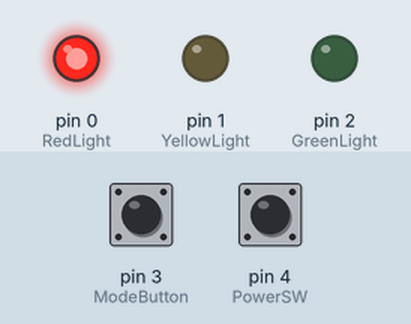
A sketch run on a simulated Arduino Uno, built with avr-gcc and run on an emulated ATmega328P. Parts: output pins drawn as LEDs (lit = HIGH). Dashed ring = blinking. The inputs (shaded band) are chosen by the test bench; at power-on: pin 3 (ModeButton) HIGH, pin 4 (PowerSW) HIGH. Random numbers use the default seed unless the sketch sets one.

Above: at 1.2 s.
1.3 s: pin 3 (ModeButton) pulled LOW for 0.15 s
At 1.73 s:
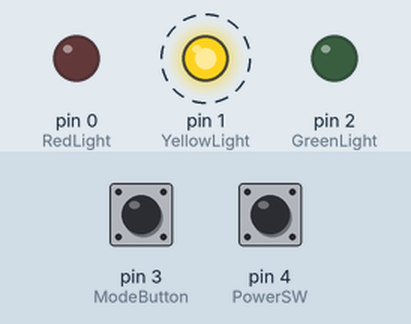
4.4 s: pin 4 (PowerSW) pulled LOW for 0.15 s
At 5.3 s:
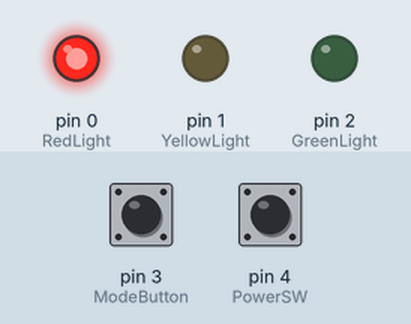
6.0 s: pin 4 (PowerSW) pulled LOW for 3.2 s
At 7.0 s:
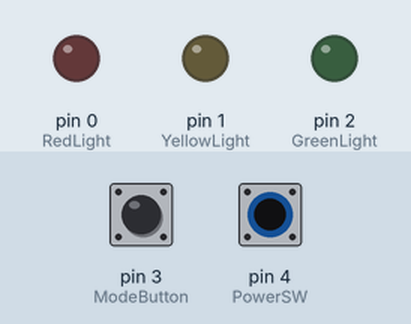
10.7 s: pin 3 (ModeButton) pulled LOW for 1 s
At 12.1 s:
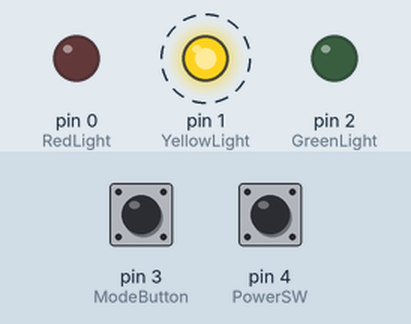
14.7 s: pin 3 (ModeButton) pulsed LOW 2 times (0.12 s each, 0.3 s apart)
At 16.9 s:
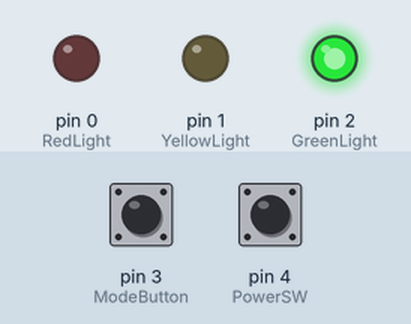
18.3 s: pin 3 (ModeButton) pulsed LOW 5 times (0.12 s each, 0.3 s apart)
Timing chart, 0 to 22.3 s (numbered marks = the images above; inputs shaded):
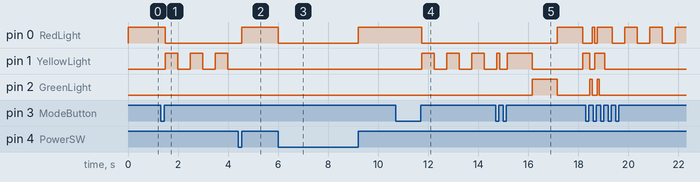

Measured:
- after the input at 1.3 s, pin 0 (RedLight): HIGH → LOW after 0.19 s; pin 1 (YellowLight): alternates HIGH for 0.50 s and LOW for 0.50 s, starting after 0.19 s
- after the input at 4.4 s, pin 0 (RedLight): LOW → HIGH after 0.15 s
- after the input at 6.0 s, pin 0 (RedLight): HIGH → LOW at once, → HIGH 3.2 s later
- after the input at 10.7 s, pin 0 (RedLight): HIGH → LOW after 1.0 s; pin 1 (YellowLight): alternates HIGH for 0.50 s and LOW for 0.50 s, starting after 1.0 s
- after the input at 14.7 s, pin 0 (RedLight): LOW → HIGH after 2.5 s, → LOW 1.0 s later; pin 2 (GreenLight): LOW → HIGH after 1.5 s, → LOW 1.0 s later

The sketch:

ATtinyCode.ino
```cpp
//// STATES ////
#define sRedLightFlash 0
#define sYellowLightFlash 1
#define sGreenLightFlash 2
#define sRed 3
#define sYellow 4
#define sGreen 5
#define sYellowFlash 6
#define sRedFlash 7
#define sSlowParty 8
#define sFastParty 9
#define sRandom 10
#define sOff 11

int State = sRed;

//// PIN NAMES ////
const int RedLight = 0;
const int YellowLight = 1;
const int GreenLight = 2;
const int ModeButton = 3;
const int PowerSW = 4;

//// VARS ////

//// Steady on Vars ////
const long RedLightLenghth = 26000;
const long YellowLightLength = 4000;
const long GreenLightLength = 40000;
long RedTime = RedLightLenghth;
long YellowTime = YellowLightLength;
long GreenTime = GreenLightLength;
unsigned long CurrentMillis;
unsigned long PreviousMillis;

//// Red and Yellow Flash Vars ////
long PrevLightMillis = 0;
long LightInt1 = 1000;
long LightInt2 = 100;
int NumLight = 2; // Less 1
int LightNum = 0;
bool LightChanged = true;
const long FlashInterval = 500;
int YellowLightState = LOW;
int RedLightState = LOW;

//// Random Flash Vars ////
int NumberOfLights = 3;
long NextFlash[3];
int LightPINs[] = {RedLight, YellowLight, GreenLight};
int LightState[3];

//// Button Debounce Vars ////
int ButtonState;
int LastButtonState = HIGH;
long LastDebounceTime = 0;
long DebounceDelay = 40;
bool ButtonToggle = false;

void setup() {
  //// PIN MODE ////
  pinMode(RedLight, OUTPUT);
  pinMode(YellowLight, OUTPUT);
  pinMode(GreenLight, OUTPUT);
  pinMode(ModeButton, INPUT);
  pinMode(PowerSW, INPUT);

  // Turn the lights off on boot
  digitalWrite(RedLight, LOW);
  digitalWrite(YellowLight, LOW);
  digitalWrite(GreenLight, LOW);

  // Enable internal resistor
  digitalWrite(ModeButton, HIGH);
  digitalWrite(PowerSW, HIGH);

  CurrentMillis = millis();
}

void loop() {
  switch (State) {
    case sRed:
      fRed();
      break;

    case sYellow:
      fYellow();
      break;

    case sGreen:
      fGreen();
      break;

    case sYellowFlash:
      fYellowFlash();
      break;

    case sRedFlash:
      fRedFlash();
      break;

    case sSlowParty:
      fSlowParty();
      break;

    case sFastParty:
      fFastParty();
      break;

    case sRandom:
      fRandom();
      break;

    case sOff:
      fOff();
      break;
  }
}

//// FUNCTIONS ////

void fRed() {
  digitalWrite(YellowLight, LOW);
  digitalWrite(GreenLight, LOW);
  digitalWrite (RedLight, HIGH);

  if (millis() - CurrentMillis > 1000) {
    RedTime = RedTime - 1000;
    CurrentMillis = millis();
  }

  if (RedTime == 0) {
    RedTime = RedLightLenghth;
    State = sGreen;
  }

  fButtonPress();

  if (ButtonToggle == true) {
    RedTime = RedLightLenghth;
    ButtonToggle = false;
    State = sYellowFlash;
  }

  if (digitalRead (PowerSW) == LOW) {
    State = sOff;
  }
}

void fYellow() {
  digitalWrite(GreenLight, LOW);
  digitalWrite (RedLight, LOW);
  digitalWrite(YellowLight, HIGH);

  if (millis() - CurrentMillis > 1000) {
    YellowTime = YellowTime - 1000;
    CurrentMillis = millis();
  }

  if (YellowTime == 0) {
    YellowTime = YellowLightLength;
    State = sRed;
  }

  fButtonPress();

  if (ButtonToggle == true) {
    YellowTime = YellowLightLength;
    ButtonToggle = false;
    State = sYellowFlash;
  }

  if (digitalRead (PowerSW) == LOW) {
    State = sOff;
  }
}

void fGreen() {
  digitalWrite(YellowLight, LOW);
  digitalWrite (RedLight, LOW);
  digitalWrite(GreenLight, HIGH);

  if (millis() - CurrentMillis > 1000) {
    GreenTime = GreenTime - 1000;
    CurrentMillis = millis();
  }

  if (GreenTime == 0) {
    GreenTime = GreenLightLength;
    State = sYellow;
  }

  fButtonPress();

  if (ButtonToggle == true) {
    GreenTime = GreenLightLength;
    ButtonToggle = false;
    State = sYellowFlash;
  }

  if (digitalRead (PowerSW) == LOW) {
    State = sOff;
  }
}

void fYellowFlash() {
  digitalWrite (RedLight, LOW);
  digitalWrite(GreenLight, LOW);

  CurrentMillis = millis();

  if (CurrentMillis - PreviousMillis >= FlashInterval) {
    PreviousMillis = CurrentMillis;

    if (YellowLightState == LOW) {
      YellowLightState = HIGH;
    } else {
      YellowLightState = LOW;
    }
    digitalWrite(YellowLight, YellowLightState);
  }

  fButtonPress();

  if (ButtonToggle == true) {
    ButtonToggle = false;
    State = sRedFlash;
  }

  if (digitalRead (PowerSW) == LOW) {
    State = sOff;
  }
}

void fRedFlash() {
  digitalWrite (YellowLight, LOW);
  digitalWrite(GreenLight, LOW);

  CurrentMillis = millis();

  if (CurrentMillis - PreviousMillis >= FlashInterval) {
    PreviousMillis = CurrentMillis;

    if (RedLightState == LOW) {
      RedLightState = HIGH;
    } else {
      RedLightState = LOW;
    }
    digitalWrite(RedLight, RedLightState);
  }

  fButtonPress();

  if (ButtonToggle == true) {
    ButtonToggle = false;
    State = sSlowParty;
  }

  if (digitalRead (PowerSW) == LOW) {
    State = sOff;
  }
}

void fSlowParty() {
  unsigned long CurrentLightMillis = millis();

  if (CurrentLightMillis - PrevLightMillis > LightInt1) {
    PrevLightMillis = CurrentLightMillis;
    LightNum++;
    if (LightNum > NumLight) LightNum = 0;  // If lights have come on, start over.
    LightChanged = true;
  }

  if (LightChanged == true) {
    LightChanged = false; // Reset for next round.
    switch (LightNum)
    {
      case sRedLightFlash:
        fRedLightFlash();
        break;
      case sYellowLightFlash:
        fYellowLightFlash();
        break;
      case sGreenLightFlash:
        fGreenLightFlash();
        break;
    }
  }

  fButtonPress();

  if (ButtonToggle == true) {
    ButtonToggle = false;
    State = sFastParty;
  }

  if (digitalRead (PowerSW) == LOW) {
    State = sOff;
  }
}

void fFastParty() {
  unsigned long CurrentLightMillis = millis();

  if (CurrentLightMillis - PrevLightMillis > LightInt2) {
    PrevLightMillis = CurrentLightMillis;
    LightNum++;
    if (LightNum > NumLight) LightNum = 0;  // If lights have come on, start over
    LightChanged = true;
  }

  if (LightChanged == true) {
    LightChanged = false; // Reset for next round.
    switch (LightNum)
    {
      case sRedLightFlash:
        fRedLightFlash();
        break;
      case sYellowLightFlash:
        fYellowLightFlash();
        break;
      case sGreenLightFlash:
        fGreenLightFlash();
        break;
    }
  }

  fButtonPress();

  if (ButtonToggle == true) {
    ButtonToggle = false;
    State = sRandom;
  }

  if (digitalRead (PowerSW) == LOW) {
    State = sOff;
  }
}

void fRedLightFlash() {
  digitalWrite (GreenLight, LOW);
  digitalWrite (RedLight, HIGH);
}

void fYellowLightFlash() {
  digitalWrite (RedLight, LOW);
  digitalWrite (YellowLight, HIGH);
}

void fGreenLightFlash() {
  digitalWrite (YellowLight, LOW);
  digitalWrite (GreenLight, HIGH);
}

void fRandom() {
  for (int i = 0; i < NumberOfLights; i++) {
    if (millis() > NextFlash[i]) {
      if (LightState[i] == LOW) LightState[i] = HIGH; else LightState[i] = LOW;
      digitalWrite(LightPINs[i], LightState[i]);
      NextFlash[i] = millis() + random(50, 1500) ; // next toggle random time
    }
  }

  fButtonPress();

  if (ButtonToggle == true) {
    ButtonToggle = false;
    State = sRed;
  }

  if (digitalRead (PowerSW) == LOW) {
    State = sOff;
  }
}

void fOff() {
  digitalWrite(RedLight, LOW);
  digitalWrite(YellowLight, LOW);
  digitalWrite(GreenLight, LOW);

  if (digitalRead (PowerSW) == HIGH) {
    State = sRed;
    RedTime = RedLightLenghth;
    YellowTime = YellowLightLength;
    GreenTime = GreenLightLength;
  }
}

void fButtonPress() {
  int Reading = digitalRead(ModeButton) == LOW;

  if (Reading != LastButtonState) {
    LastDebounceTime = millis();
  }

  if ((millis() - LastDebounceTime) > DebounceDelay) {
    if (Reading != ButtonState) {
      ButtonState = Reading;
      if (ButtonState == LOW) { // Logic is inverted since we're using the internal resistors. When button is pressed the PIN goes LOW, when not pressed it's HIGH.
        ButtonToggle = true;
      }
    }
  }
  LastButtonState = Reading;
}
```
